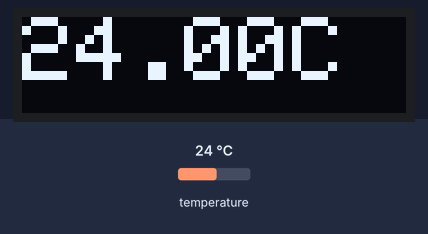
The sketch below on a simulated ESP8266 (NodeMCU). On the bench: 128×32 one-colour display. Inputs (shaded band) come from the test bench; at power-on: temperature 24 °C. WiFi joins after 1.5 s; servers stay silent unless stated; the display library's start-up logo is not drawn; uploads are accepted with an empty reply; what the sketch prints to the serial monitor is not drawn.

Above: at 62.3 s.

The sketch:

code.ino
```cpp
// Include the libraries we need

#include <ESP8266WiFi.h>
#include <ESP8266HTTPClient.h>
#include <WiFiClient.h>

char *ssid = "D-Link";
char *password = "allhailyounes";
String serverName = "http://marmoure.me:4000/update-sensor";

// temptrure
#include <Adafruit_Sensor.h>
#include <DHT.h>
#include <DHT_U.h>

#define DHTPIN 2 // D4 pin
#define DHTTYPE    DHT22     // DHT 22 (AM2302)
DHT_Unified dht(DHTPIN, DHTTYPE);
// oled

#include <SPI.h>
#include <Wire.h>
#include <Adafruit_GFX.h>
#include <Adafruit_SSD1306.h>

#define SCREEN_WIDTH 128 // OLED display width, in pixels
#define SCREEN_HEIGHT 32 // OLED display height, in pixels
#define OLED_RESET     -1 // Reset pin # (or -1 if sharing Arduino reset pin)
#define SCREEN_ADDRESS 0x3C ///< See datasheet for Address; 0x3D for 128x64, 0x3C for 128x32
Adafruit_SSD1306 display(SCREEN_WIDTH, SCREEN_HEIGHT, &Wire, OLED_RESET);
// pins
// D1 SCL
// D2 SDA

// the following variables are unsigned longs because the time, measured in
unsigned long lastTime = 0;
// Set timer to 60 seconds
unsigned long timerDelay = 60 * 1000;

/*
 * The setup function. We only start the sensors here
 */
void setup(void)
{
  WiFi.begin(ssid, password);
  // start serial port
  Serial.begin(9600);

  // start the display
  if(!display.begin(SSD1306_SWITCHCAPVCC, SCREEN_ADDRESS)) {
    Serial.println(F("SSD1306 allocation failed"));
  }
    display.display();
   display.setTextColor(SSD1306_WHITE);        // Draw white text
   display.setCursor(0,0);             // Start at top-left corner
   display.setTextSize(3);             // Draw 2X-scale text
   delay(2000); // Pause for 2 seconds

  while (WiFi.status() != WL_CONNECTED)
  {
    delay(500);
    Serial.print(".");
  }

  Serial.println("");
  Serial.println("WiFi connected");
  Serial.println("IP address: ");
  Serial.println(WiFi.localIP());

  // Start up the library
  dht.begin();
  sensor_t sensor;
  dht.temperature().getSensor(&sensor);
}

/*
 * Main function, get and show the temperature
 */
void loop(void)
{
  String msg = "";

  // Send an HTTP POST request depending on timerDelay
  if ((millis() - lastTime) > timerDelay)
  {
    // call sensors.requestTemperatures() to issue a global temperature
    // request to all devices on the bus
    Serial.print("Requesting temperatures...");

    sensors_event_t event;
    dht.temperature().getEvent(&event);

    Serial.println("DONE");
    // After we got the temperatures, we can print them here.

     display.clearDisplay();
     display.setCursor(0,0);             // Start at top-left corner

    // Check if reading was successful
    if (isnan(event.temperature)) {
       Serial.println("Error: Could not read temperature data");
       msg = "Sensor";
    }else {
     msg = String(event.temperature) + "C";
    }

    // Check WiFi connection status
    if (WiFi.status() == WL_CONNECTED)
    {
      WiFiClient client;
      HTTPClient http;

      String serverPath = serverName + "?temperature=" + String(event.temperature) + "&" + "device_id=" + String(WiFi.macAddress());

      // Your Domain name with URL path or IP address with path
      http.begin(client, serverPath.c_str());

      // If you need Node-RED/server authentication, insert user and password below
      // http.setAuthorization("REPLACE_WITH_SERVER_USERNAME", "REPLACE_WITH_SERVER_PASSWORD");

      // Send HTTP GET request
      int httpResponseCode = http.GET();

      if (httpResponseCode > 0)
      {
        Serial.print("HTTP Response code: ");
        Serial.println(httpResponseCode);
        String payload = http.getString();
        Serial.println(payload);
      }
      else
      {
        Serial.print("Error code: ");
        Serial.println(httpResponseCode);
        msg = "server" ;
      }
      // Free resources
      http.end();
    }
    else
    {
      Serial.println("WiFi Disconnected");
      msg = "wifi";
    }
    display.println(msg);
    display.display();
    lastTime = millis();
  }
  delay(10 * 1000);
}
```
